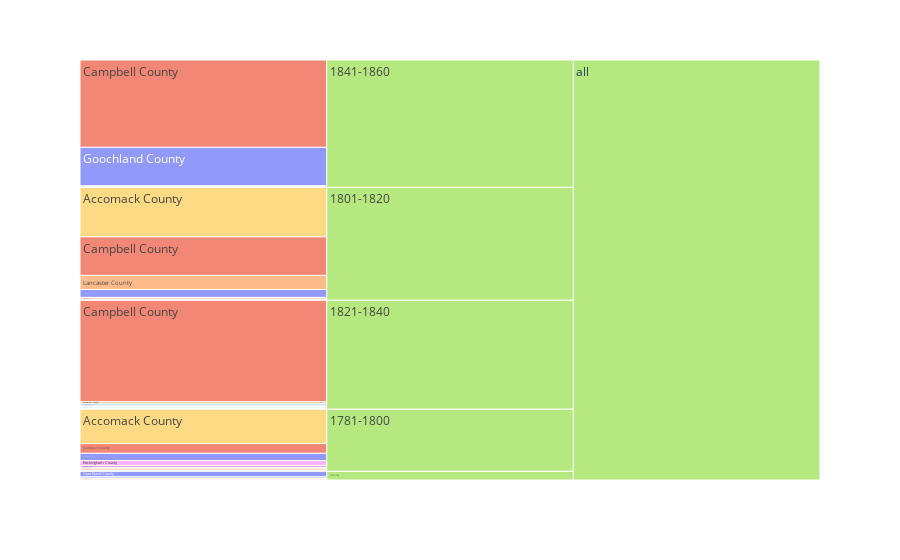

Notebook code for this chart:
### Code cell
fig = px.icicle(df, 
                path=[px.Constant("all"), 'Period', 'Locality'],
                values='Slaves', 
                color='Locality')

fig.update_traces(root_color="lightgrey", 
                  tiling=dict(orientation='h', flip='x'))

fig.show()

### Figure 1 — Plotly figure (JSON) as saved in the notebook; plotly's stock layout.template omitted (floating-point values rounded to 4 significant figures)
{"data": [{"branchvalues": "total", "customdata": [["Middlesex County"], ["Norfolk County"], ["Norfolk County"], ["Petersburg City"], ["Petersburg City"], ["Prince Edward County"], ["Middlesex County"], ["Lancaster County"], ["Southampton County"], ["Staunton City"], ["(?)"], ["(?)"], ["(?)"], ["(?)"], ["Rockingham County"], ["Norfolk County"], ["Southampton County"], ["Rockingham County"], ["Norfolk County"], ["Accomack County"], ["Goochland County"], ["Campbell County"], ["Caroline County"], ["Frederick County"], ["Lancaster County"], ["Arlington County"], ["Goochland County"], ["Accomack County"], ["Goochland County"], ["Goochland County"], ["Lancaster County"], ["Goochland County"], ["Accomack County"], ["Norfolk County"], ["Campbell County"], ["Campbell County"], ["Campbell County"], ["Henry County"], ["Lancaster County"], ["(?)"], ["Petersburg City"], ["(?)"]], "domain": {"x": [0, 1], "y": [0, 1]}, "hovertemplate": "labels=%{label}<br>Slaves=%{value}<br>parent=%{parent}<br>id=%{id}<br>Locality=%{customdata[0]}<extra></extra>", "ids": ["all/1760-1780/Middlesex County", "all/1821-1840/Norfolk County", "all/1841-1860/Norfolk County", "all/1781-1800/Petersburg City", "all/1801-1820/Petersburg City", "all/1781-1800/Prince Edward County", "all/1781-1800/Middlesex County", "all/1841-1860/Lancaster County", "all/1841-1860/Southampton County", "all/1821-1840/Staunton City", "all/1760-1780", "all/1781-1800", "all/1801-1820", "all/1821-1840", "all/1841-1860/Rockingham County", "all/1801-1820/Norfolk County", "all/1821-1840/Southampton County", "all/1781-1800/Rockingham County", "all/1760-1780/Norfolk County", "all/1760-1780/Accomack County", "all/1760-1780/Goochland County", "all/1841-1860/Campbell County", "all/1781-1800/Caroline County", "all/1821-1840/Frederick County", "all/1821-1840/Lancaster County", "all/1801-1820/Arlington County", "all/1781-1800/Goochland County", "all/1781-1800/Accomack County", "all/1821-1840/Goochland County", "all/1841-1860/Goochland County", "all/1801-1820/Lancaster County", "all/1801-1820/Goochland County", "all/1801-1820/Accomack County", "all/1781-1800/Norfolk County", "all/1821-1840/Campbell County", "all/1801-1820/Campbell County", "all/1781-1800/Campbell County", "all/1821-1840/Henry County", "all/1781-1800/Lancaster County", "all/1841-1860", "all/1821-1840/Petersburg City", "all"], "labels": ["Middlesex County", "Norfolk County", "Norfolk County", "Petersburg City", "Petersburg City", "Prince Edward County", "Middlesex County", "Lancaster County", "Southampton County", "Staunton City", "1760-1780", "1781-1800", "1801-1820", "1821-1840", "Rockingham County", "Norfolk County", "Southampton County", "Rockingham County", "Norfolk County", "Accomack County", "Goochland County", "Campbell County", "Caroline County", "Frederick County", "Lancaster County", "Arlington County", "Goochland County", "Accomack County", "Goochland County", "Goochland County", "Lancaster County", "Goochland County", "Accomack County", "Norfolk County", "Campbell County", "Campbell County", "Campbell County", "Henry County", "Lancaster County", "1841-1860", "Petersburg City", "all"], "marker": {"colors": ["#636efa", "#EF553B", "#EF553B", "#00cc96", "#00cc96", "#ab63fa", "#636efa", "#FFA15A", "#19d3f3", "#FF6692", "#B6E880", "#B6E880", "#B6E880", "#B6E880", "#FF97FF", "#EF553B", "#19d3f3", "#FF97FF", "#EF553B", "#FECB52", "#636efa", "#EF553B", "#00cc96", "#ab63fa", "#FFA15A", "#FFA15A", "#636efa", "#FECB52", "#636efa", "#636efa", "#FFA15A", "#636efa", "#FECB52", "#EF553B", "#EF553B", "#EF553B", "#EF553B", "#19d3f3", "#FFA15A", "#B6E880", "#00cc96", "#B6E880"]}, "name": "", "parents": ["all/1760-1780", "all/1821-1840", "all/1841-1860", "all/1781-1800", "all/1801-1820", "all/1781-1800", "all/1781-1800", "all/1841-1860", "all/1841-1860", "all/1821-1840", "all", "all", "all", "all", "all/1841-1860", "all/1801-1820", "all/1821-1840", "all/1781-1800", "all/1760-1780", "all/1760-1780", "all/1760-1780", "all/1841-1860", "all/1781-1800", "all/1821-1840", "all/1821-1840", "all/1801-1820", "all/1781-1800", "all/1781-1800", "all/1821-1840", "all/1841-1860", "all/1801-1820", "all/1801-1820", "all/1801-1820", "all/1781-1800", "all/1821-1840", "all/1801-1820", "all/1781-1800", "all/1821-1840", "all/1781-1800", "all", "all/1821-1840", ""], "root": {"color": "lightgrey"}, "tiling": {"flip": "x", "orientation": "h"}, "type": "icicle", "values": [4, 3, 1, 1, 2, 5, 1, 1, 1, 1, 24, 172, 313, 302, 1, 1, 4, 14, 2, 3, 15, 242, 1, 2, 6, 5, 20, 95, 1, 107, 39, 22, 137, 4, 281, 107, 27, 2, 4, 353, 2, 1164]}], "layout": {"legend": {"tracegroupgap": 0}, "margin": {"t": 60}}}
